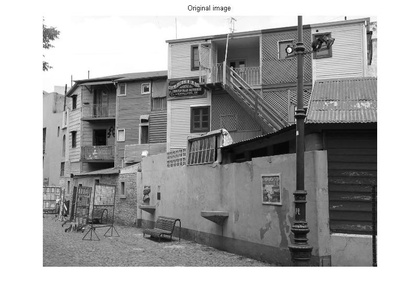
%> input picture pract11-sobel-laplacian/original.jpg, 420 x 296 px, shrunk from 804 x 566 before the run
$ octave yiq.m   (GNU Octave 9; MATLAB toolbox functions it lacks are replaced by stand-ins)
%> lines starting %> are read from the running program, lines starting %| are printed output that depends on the picture
     clc;
   clear all;
   a=imread('Original.jpg');
%> a is the input picture: size 296x420x3 uint8; min 0, max 255, mean 170.4
   a=double(a);
%> a: size 296x420x3 double
   [m n k]=size(a);
%> m = 296; n = 420; k = 3

   R=a(:,:,1);
   G=a(:,:,2);
   B=a(:,:,3);

   Y=0.299.*R+0.587.*G+0.114.*B;
   I=0.596.*R-0.287.*G-0.321.*B;
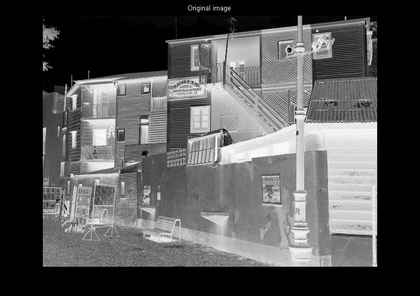
%> I: size 296x420 double; min -3.06, max 0, mean -2.05; drawn with min black and max white
   Q=0.212.*R-0.523.*G+0.311.*B;
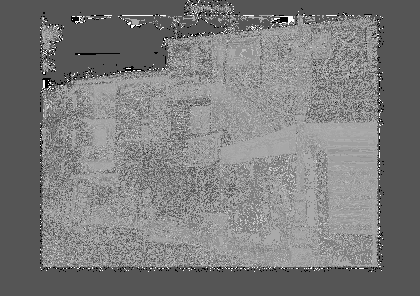
%> Q: size 296x420 double; min -2.84e-14, max 1.42e-14, mean -7.7e-15; drawn with min black and max white

   figure(1);
   imshow(uint8(a));
   title('original RGB image');
   figure(2);
   imagesc(Y);
   title('Luminance component');
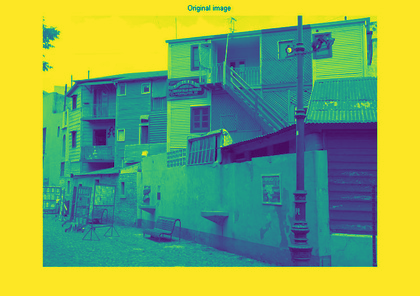
%> displayed picture: size 296x420x3, on the screen's scale of 0 to 255; mean R, G, B 132, 170, 92.5
   figure(3);
   imagesc(I);
   title('In-phase component');
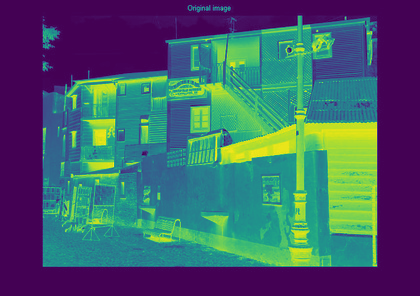
%> displayed picture: size 296x420x3, on the screen's scale of 0 to 255; mean R, G, B 67.1, 92.7, 106.1
   figure(4);
   imagesc(Q);
   title('Quadrature component');
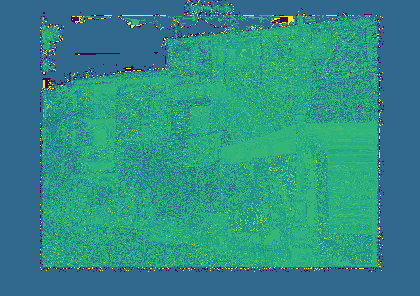
%> displayed picture: size 296x420x3, on the screen's scale of 0 to 255; mean R, G, B 48.1, 140.1, 133

[m n]=size(Y);
g=1:1:256;

h=zeros(1,256);
for i=1:m
    for j=1:n
%> (the run ends here)
